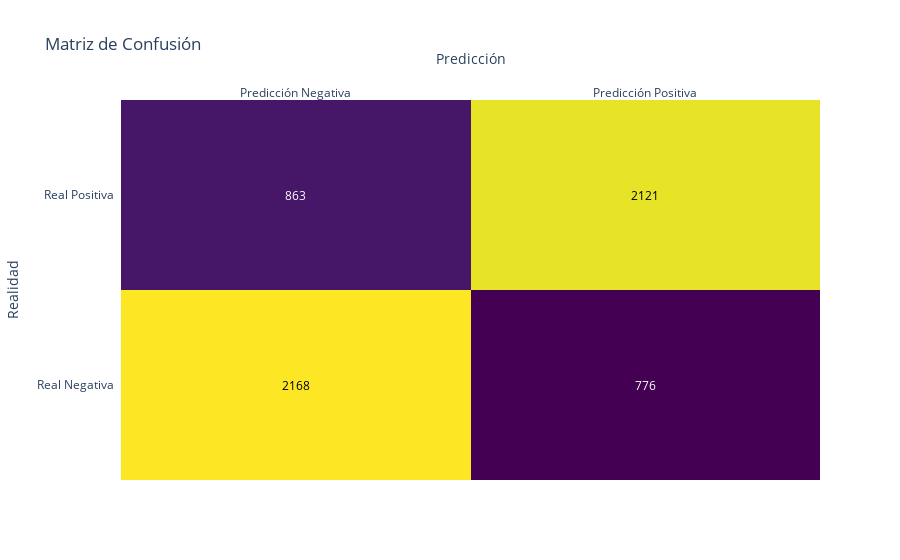

Notebook source saved alongside this figure:
### Code cell
# Crear la matriz de confusión interactiva con Plotly
fig = ff.create_annotated_heatmap(z=cm, x=['Predicción Negativa', 'Predicción Positiva'], y=['Real Negativa', 'Real Positiva'], colorscale='Viridis')

# Diseño del gráfico
fig.update_layout(
    title='Matriz de Confusión',
    xaxis=dict(title='Predicción'),
    yaxis=dict(title='Realidad'),
)

# Mostrar la figura interactiva
fig.show()

### Figure 1 — Plotly figure (JSON) as saved in the notebook; plotly's stock layout.template omitted (floating-point values rounded to 4 significant figures)
{"data": [{"colorscale": [[0, "#440154"], [0.1111, "#482878"], [0.2222, "#3e4989"], [0.3333, "#31688e"], [0.4444, "#26828e"], [0.5556, "#1f9e89"], [0.6667, "#35b779"], [0.7778, "#6ece58"], [0.8889, "#b5de2b"], [1, "#fde725"]], "reversescale": false, "showscale": false, "type": "heatmap", "x": ["Predicción Negativa", "Predicción Positiva"], "y": ["Real Negativa", "Real Positiva"], "z": [[2168, 776], [863, 2121]]}], "layout": {"annotations": [{"font": {"color": "#000000"}, "showarrow": false, "text": "2168", "x": "Predicción Negativa", "xref": "x", "y": "Real Negativa", "yref": "y"}, {"font": {"color": "#FFFFFF"}, "showarrow": false, "text": "776", "x": "Predicción Positiva", "xref": "x", "y": "Real Negativa", "yref": "y"}, {"font": {"color": "#FFFFFF"}, "showarrow": false, "text": "863", "x": "Predicción Negativa", "xref": "x", "y": "Real Positiva", "yref": "y"}, {"font": {"color": "#000000"}, "showarrow": false, "text": "2121", "x": "Predicción Positiva", "xref": "x", "y": "Real Positiva", "yref": "y"}], "title": {"text": "Matriz de Confusión"}, "xaxis": {"dtick": 1, "gridcolor": "rgb(0, 0, 0)", "side": "top", "ticks": "", "title": {"text": "Predicción"}}, "yaxis": {"dtick": 1, "ticks": "", "ticksuffix": "  ", "title": {"text": "Realidad"}}}}
